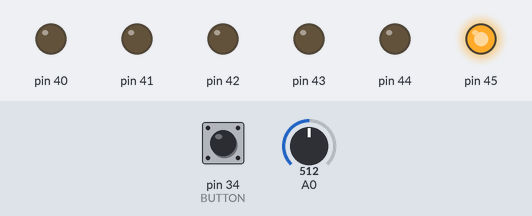
Bench run of a sketch on a simulated Arduino Mega 2560, built with avr-gcc and run on an emulated ATmega2560. On the bench: output pins drawn as LEDs (lit = HIGH). The inputs (shaded band) are chosen by the test bench; at power-on: A0 = 512, pin 34 (BUTTON) LOW.

Above: at 1.3 s.
1.4 s: A0 set to 716
At 2.0 s:
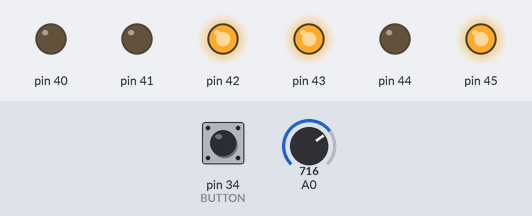
3.0 s: A0 set to 900
At 4.2 s:
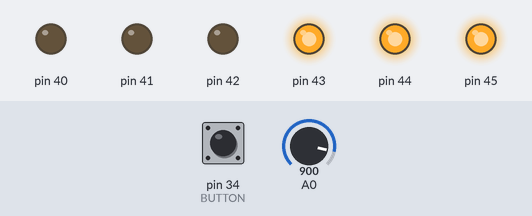
4.5 s: A0 set to 1023
At 5.5 s:
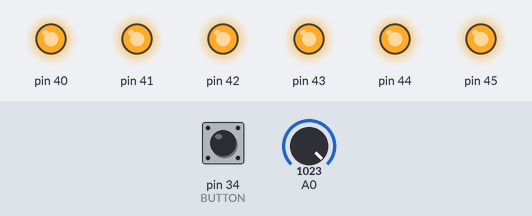
6.0 s: A0 set to 511
At 6.7 s:
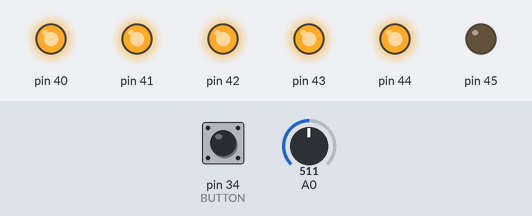
Timing chart, 0 to 9.0 s (numbered marks = the images above; inputs shaded):
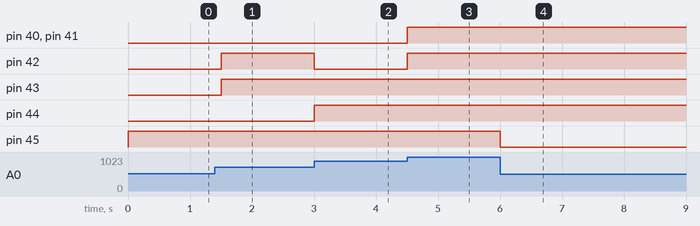

Measured:
- after the input at 1.4 s, pin 42, pin 43: LOW → HIGH after 0.10 s
- after the input at 3.0 s, pin 42: HIGH → LOW at once; pin 44: LOW → HIGH at once
- after the input at 4.5 s, pin 40–42: LOW → HIGH at once
- after the input at 6.0 s, pin 45: HIGH → LOW at once

The sketch:

homework03_2.ino
```cpp
#define BUTTON 34
int light = 0;
int valb = 0;
int old_valb = 0;
int state = 0;
void setup() {
  Serial.begin(9600);
  for(int i = 40; i < 46; i++)
    pinMode(i, OUTPUT);
}

void loop() {
 valb = digitalRead(BUTTON);
 if((valb==HIGH) && (old_valb==LOW))  //press button
 {
   state = 1-state;
   Serial.print("state = ");
   Serial.println(state);
   for(int i = 5; i >=0; i--)
     Serial.print(bitRead(light, i));
   Serial.println("");
 }
 old_valb = valb;
 if(state == 0){
     light = analogRead(0);
     light = light/16;
     led(light); delay(500);
 }
 else
 {
    led(light);
 }

}

void led(int light){
      for(int i = 0; i < 6; i++)
      {
        if(bitRead(light, i)==1)
          digitalWrite(40+i, HIGH);
        else
          digitalWrite(40+i, LOW);
      }
}
```
